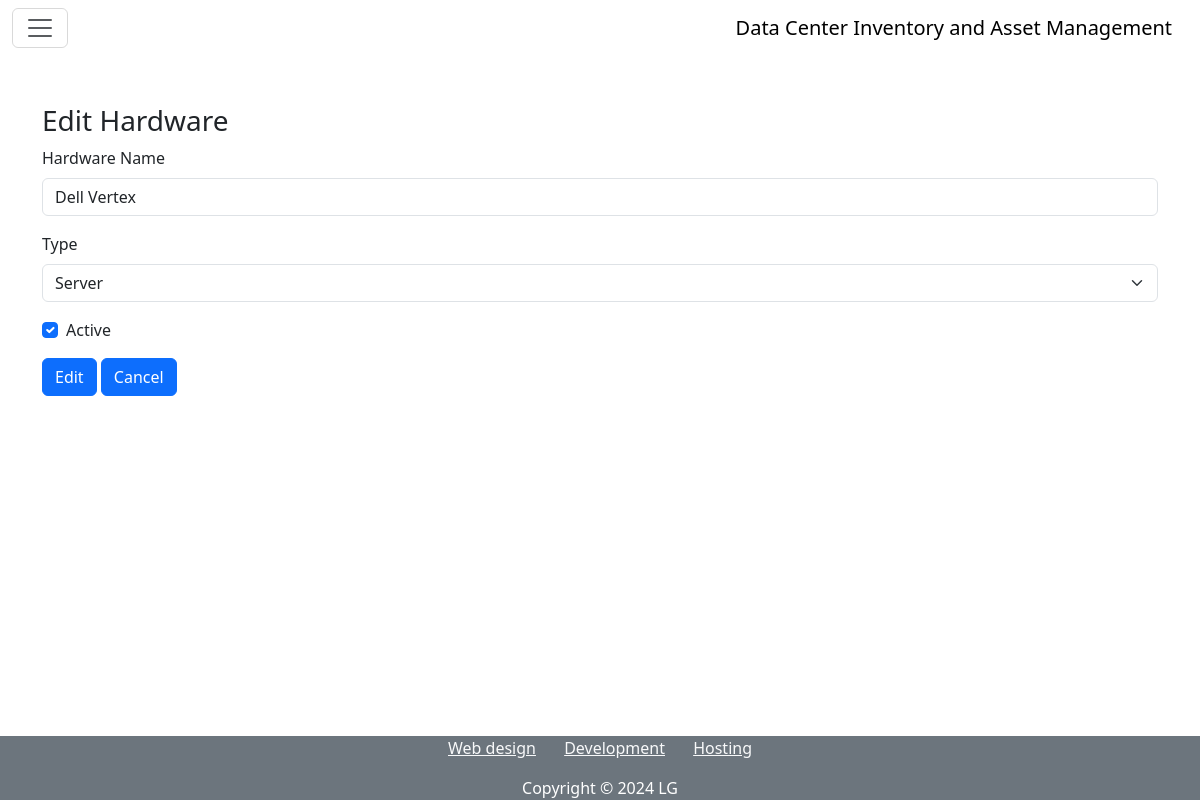
/hardware/edit/1, run on an earlier commit of the app's database.
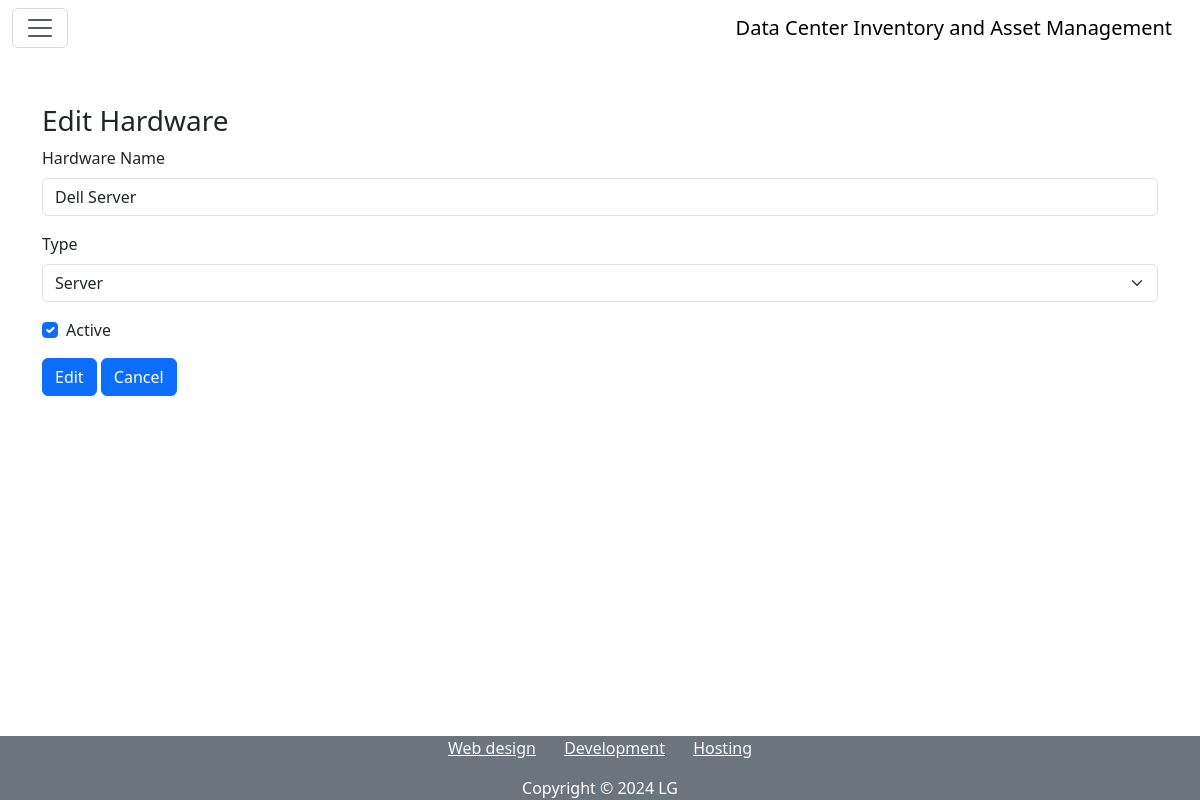
And on a later commit of the database.
### models.py (models this page shows)
class TimeMixin(object):
    created = Column(DateTime, nullable=False, default=datetime.now(timezone.utc))
    updated = Column(DateTime, nullable=True, default=datetime.now(timezone.utc), onupdate=datetime.now(timezone.utc))
    deleted = Column(DateTime, nullable=True, default=datetime.now(timezone.utc))
    active = Column(Boolean, nullable=True, default=True)

class Hardware(TimeMixin, db.Model):
    __tablename__ = 'hardware'
    id = Column(Integer, primary_key=True)
    name = Column(String(50))
    type = Column(String(50))
    hardware_unit = relationship('UnitHardware', uselist=True, back_populates='hardware')
    interfaces = relationship('Interface', back_populates='hardware')

### app/hardware/routes.py (the view)
@hardware.route('/edit/<int:hardware_id>', methods=['GET', 'POST'])
def edit(hardware_id):
    hardware_item = Hardware.query.get_or_404(hardware_id)
    form = EditHardwareForm(obj=hardware_item)
    if form.validate_on_submit():
        form.populate_obj(hardware_item)
        db.session.commit()
        flash(f'Hardware {hardware_item.name} (id: {hardware_item.id}) was updated!')
        return redirect(url_for('hardware_bp.list_hardware'))
    return render_template('hardware/edit.html', title="Edit Hardware", form=form)

### app/hardware/forms.py
class EditHardwareForm(FlaskForm):
    name = StringField('Hardware Name', validators=[DataRequired()])
    type = SelectField('Type', choices=[('', ''), ('Server', 'Server'), ('Switch', 'Switch'), ('Router', 'Router'),
                                        ('SAN/NAS', 'SAN/NAS'),
                                        ('Firewall', 'Firewall'), ('Accessories', 'Accessories'),
                                        ('Patch Panel', 'Patch Panel'),
                                        ('Other', 'Other')])
    active = BooleanField('Active', default=True)
    submit = SubmitField('Edit')
    supress = SubmitField('Cancel')

### app/hardware/templates/hardware/edit.html
{% extends "hardware/index.html" %}
{% from "bootstrap5/form.html" import render_form %}
{% block content %}
    <div class="container mt-5">
        <h3>{{ title}}</h3>
        {{ render_form(form) }}
    </div>
{%  endblock %}

What changed in the data, as far as the page shows it:
changed Hardware "Server": name "Dell Vertex" → "Dell Server"
